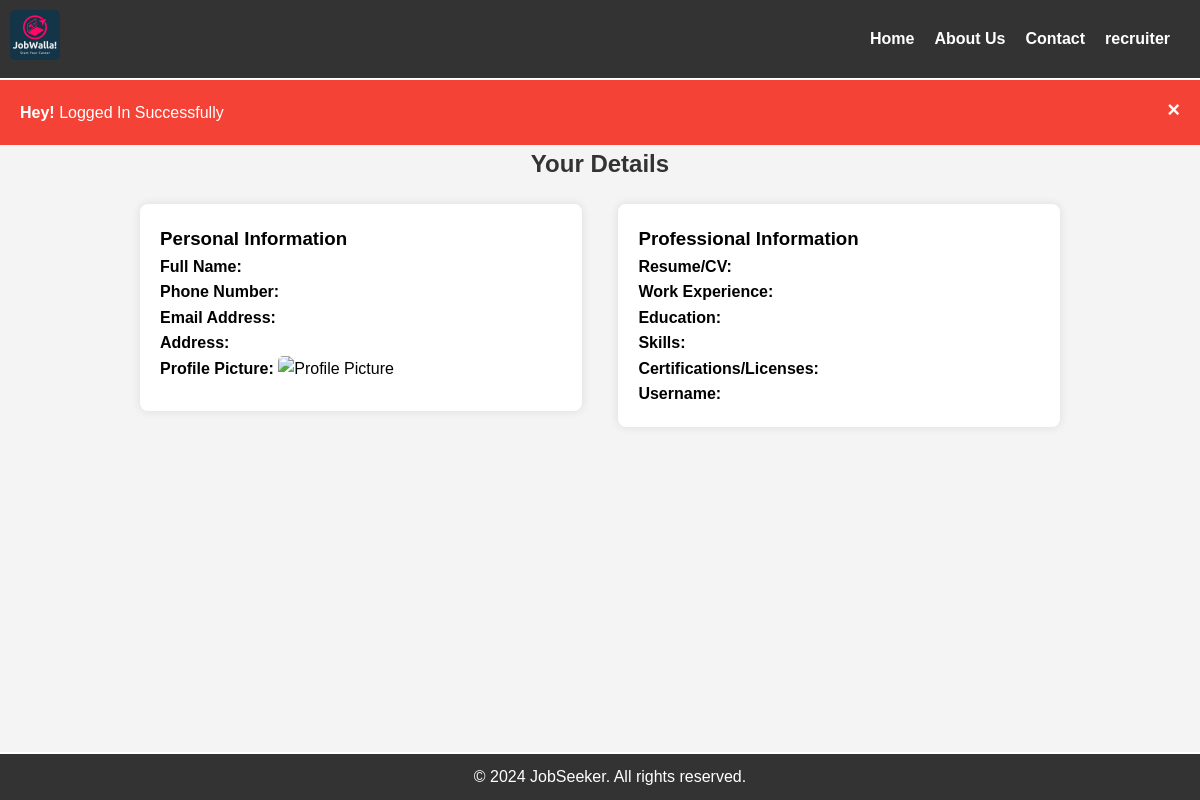
Page /seekerDetails.php?id=nirai (signed in) on the earlier database version.
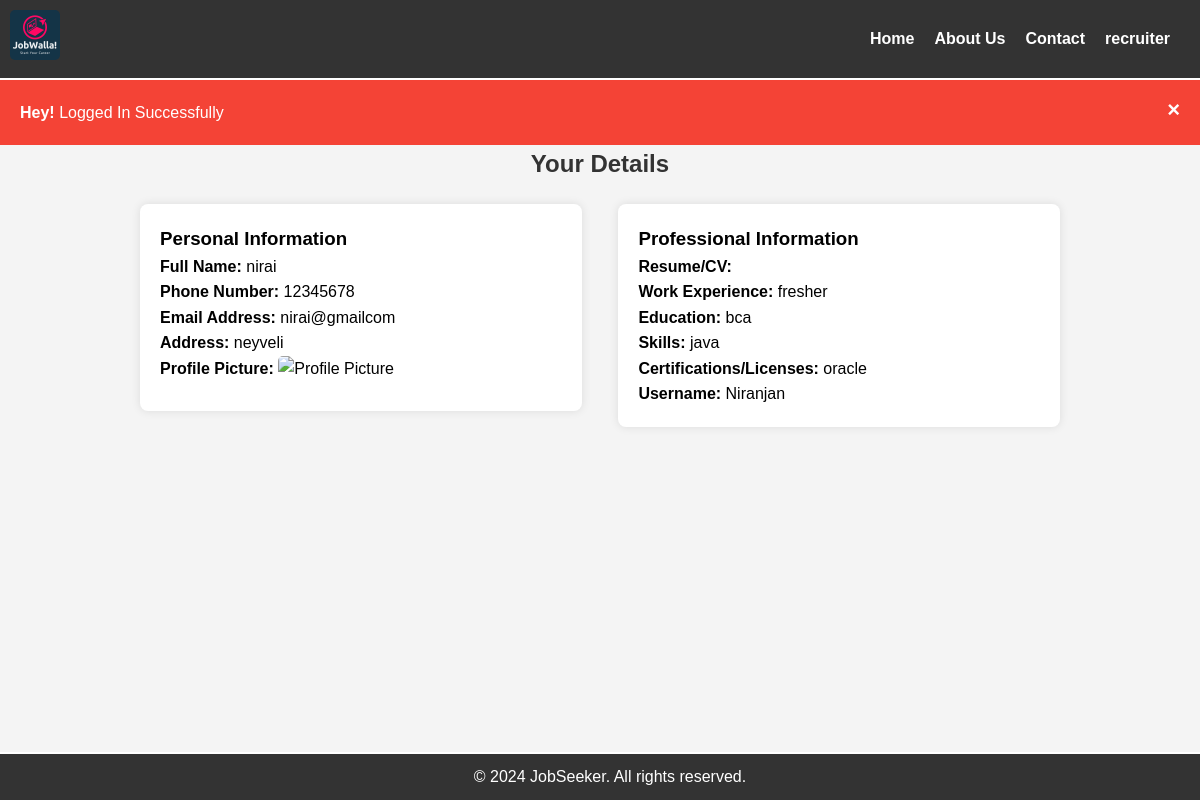
Same page on the later database version.
### tables this page shows
CREATE TABLE `jobseekerdetails` (
  `username` varchar(200) NOT NULL,
  `name` varchar(200) NOT NULL,
  `phoneno` int(10) NOT NULL,
  `email` varchar(200) NOT NULL,
  `address` varchar(200) NOT NULL,
  `experience` mediumtext NOT NULL,
  `education` mediumtext NOT NULL,
  `certifications` mediumtext NOT NULL,
  `skills` mediumtext NOT NULL
);

### seekerDetails.php (the view, shortened to what this page needs)
<!DOCTYPE html>
<html lang="en">
<head>
</head>
<body>
    <?php include('navBar.php'); ?>
   <?php if(isset($_SESSION['message'])){
    ?>
<div class="alert">
<span class="closebtn" onclick="this.parentElement.style.display='none';">&times;</span>
<strong>Hey!</strong> <?=$_SESSION['message'] ?>
</div>
<?php
}
?>        <?php
require "connection.php";
$row=[];
if(isset($_GET['id'])){
$username=$_GET['id'];
$sql = "SELECT * FROM jobseekerdetails WHERE username='$username'";
$result = $conn->query($sql);
$row = $result->fetch_assoc();
}
?>
    <h2>Your Details</h2>
    <div class="container">
        <div class="column">
            <div class="details">
                <h3>Personal Information</h3>
                <p><strong>Full Name:</strong> <?php echo $row['username'] ?></p>
                <p><strong>Phone Number:</strong> <?php echo $row['phoneno']; ?></p>
                <p><strong>Email Address:</strong> <?php echo $row['email']; ?></p>
                <p><strong>Address:</strong> <?php echo $row['address'];?></p>
                <p><strong>Profile Picture:</strong> <img src="<?php $row['name']; ?>" alt="Profile Picture"></p>
            </div>
        </div>
        <div class="column">
            <div class="details">
                <h3>Professional Information</h3>
                <p><strong>Resume/CV:</strong> <?php ?></p>
                <p><strong>Work Experience:</strong> <?php echo nl2br($row['experience']); ?></p>
                <p><strong>Education:</strong> <?php echo nl2br($row['education']); ?></p>
                <p><strong>Skills:</strong> <?php echo $row['skills']; ?></p>
                <p><strong>Certifications/Licenses:</strong> <?php echo $row['certifications']; ?></p>
                <p><strong>Username:</strong> <?php echo $row['name']; ?></p>
            </div>
        </div>
    </div>
    <center>
    <?php require "footer.php"; ?>
</body>
</html>

Differences in the rows shown:
added jobseekerdetails: username "nirai", phoneno "12345678", email "nirai@gmailcom", address "neyveli", experience "fresher", education "bca", skills "java", certifications "oracle", name "Niranjan"
